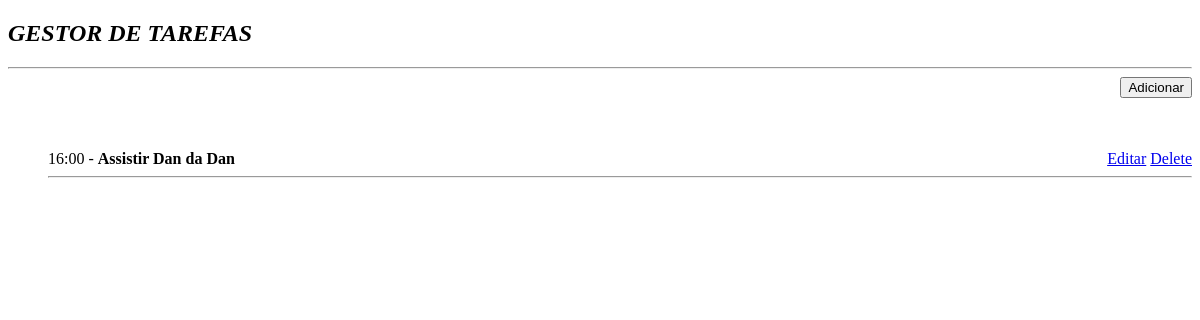
Before: / with the older database file.
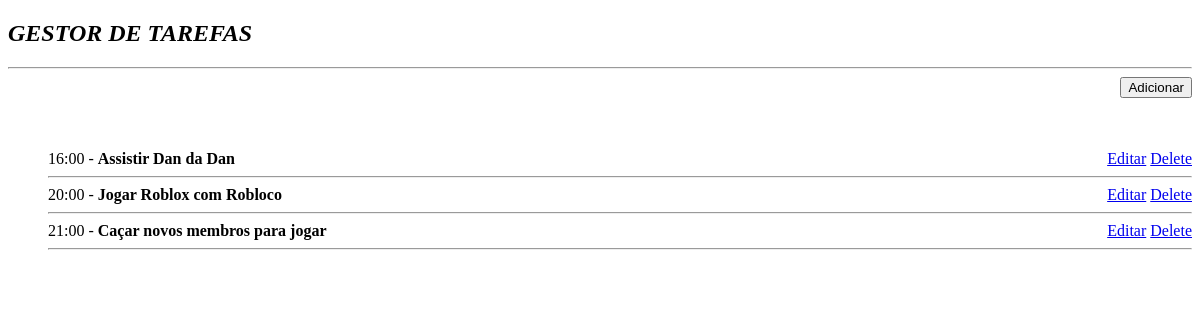
After: the same page with the newer database file.
### mod/models.py (models this page shows)
class Tarefas(db.Model):
    id = db.Column(db.Integer, primary_key=True, nullable=True)
    data = db.Column(db.Date, default=db.func.current_date())
    time = db.Column(db.String, nullable=True)
    tarefa = db.Column(db.String, nullable=True)

### mod/routes.py (the view)
@app.route('/', methods=['GET', 'POST'])
def home():
    lista = Tarefas.query.order_by(Tarefas.time.asc())
    return render_template("index.html", lista=lista)

### mod/templates/index.html (shortened to what this page needs)
<!DOCTYPE html>
<html lang="pt-br">
<head>
</head>
<body>
    <div class="container">
        <div>
            <h2><I>GESTOR DE TAREFAS</I></h2>
            <HR></HR>
            <div class="end"><a href="{{ url_for('add_tarefa')}}"><button>Adicionar</button></a></div>
            <br><br>
            <ul>
                <form action="/" method="get">
                    {% for tarefa in lista %}
                    <li style="display: flex; align-items: center; justify-content: space-between;">
                        <span>{{ tarefa.time }} - <b>{{ tarefa.tarefa }}</b></span>
                        <span>
                            <a href="{{ url_for('editar', id=tarefa.id) }}">Editar</a>
                            <a href="{{ url_for('delete', id=tarefa.id) }}">Delete</a>
                        </span>
                    </li>
                    <hr>
                    {% endfor %}
                </form>
            </ul>
</body>
</html>

### mod/templates/index.html (style rules this page uses)
.end { text-align: end; }

Changed rows visible on the page:
added Tarefas: time "20:00", tarefa "Jogar Roblox com Robloco"
added Tarefas: time "21:00", tarefa "Caçar novos membros para jogar"
